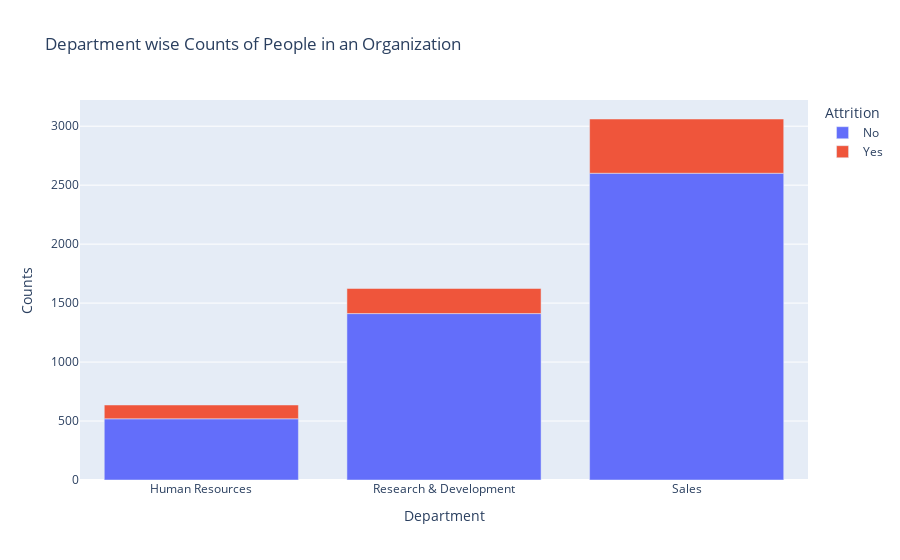

Notebook source saved alongside this figure:
### Markdown cell above
##### Does the Department of work impact attrition?

### Code cell
dept_att=combined_dataset.groupby(['Department','Attrition']).apply(lambda x:x['DailyRate'].count()).reset_index(name='Counts')
fig=px.bar(dept_att,x='Department',y='Counts',color='Attrition',title='Department wise Counts of People in an Organization')
fig.show()

### Figure 1 — Plotly figure (JSON) as saved in the notebook; plotly's stock layout.template omitted (floating-point values rounded to 4 significant figures)
{"data": [{"hovertemplate": "Attrition=No<br>Department=%{x}<br>Counts=%{y}<extra></extra>", "legendgroup": "No", "marker": {"color": "#636efa", "pattern": {"shape": ""}}, "name": "No", "orientation": "v", "showlegend": true, "textposition": "auto", "type": "bar", "x": ["Human Resources", "Research & Development", "Sales"], "xaxis": "x", "y": [519, 1411, 2601], "yaxis": "y"}, {"hovertemplate": "Attrition=Yes<br>Department=%{x}<br>Counts=%{y}<extra></extra>", "legendgroup": "Yes", "marker": {"color": "#EF553B", "pattern": {"shape": ""}}, "name": "Yes", "orientation": "v", "showlegend": true, "textposition": "auto", "type": "bar", "x": ["Human Resources", "Research & Development", "Sales"], "xaxis": "x", "y": [117, 213, 460], "yaxis": "y"}], "layout": {"barmode": "relative", "legend": {"title": {"text": "Attrition"}, "tracegroupgap": 0}, "title": {"text": "Department wise Counts of People in an Organization"}, "xaxis": {"anchor": "y", "domain": [0, 1], "title": {"text": "Department"}}, "yaxis": {"anchor": "x", "domain": [0, 1], "title": {"text": "Counts"}}}}
